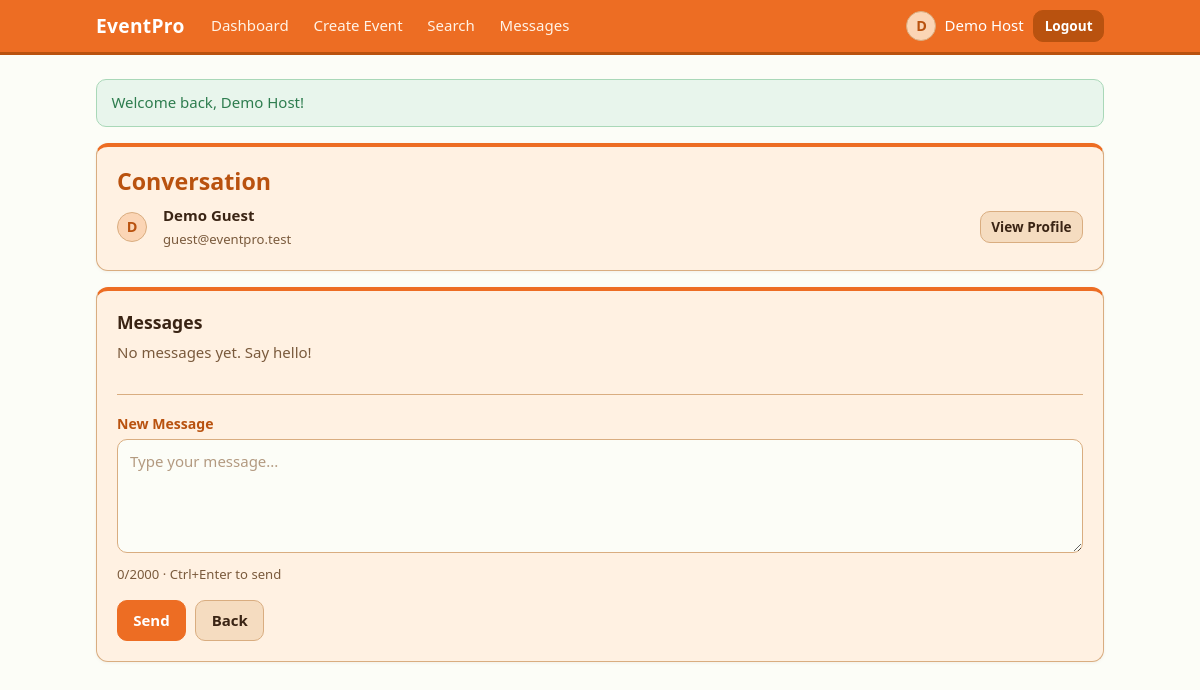
/conversation.php?user=2 (signed in), run on the app's committed database.
### tables this page shows
CREATE TABLE users (
    id              INT UNSIGNED NOT NULL AUTO_INCREMENT,
    full_name       VARCHAR(100)  NOT NULL,
    email           VARCHAR(150)  NOT NULL,
    password_hash   VARCHAR(255)  NOT NULL,
    profile_picture VARCHAR(60)   DEFAULT NULL,
    created_at      TIMESTAMP     NOT NULL DEFAULT CURRENT_TIMESTAMP,
    PRIMARY KEY (id),
    UNIQUE KEY uq_users_email (email)
);

### db.php (called while the page is built, shortened)
--><?php
function db(): PDO
{
    static $pdo = null;
    if ($pdo === null) {
        $dsn = 'mysql:host=' . DB_HOST . ';dbname=' . DB_NAME . ';charset=utf8mb4';
        try {
            $pdo = new PDO($dsn, DB_USER, DB_PASS, [
                PDO::ATTR_ERRMODE            => PDO::ERRMODE_EXCEPTION,
                PDO::ATTR_DEFAULT_FETCH_MODE => PDO::FETCH_ASSOC,
                PDO::ATTR_EMULATE_PREPARES   => false,
            ]);
            $pdo->exec("SET time_zone = '" . date('P') . "'");
        } catch (PDOException $ex) {
            error_log('DB connection failed: ' . $ex->getMessage());
            http_response_code(500);
            exit('Database connection failed. Check includes/config.php and make sure MySQL is running.');
        }
    }
    return $pdo;
}

### auth.php (called while the page is built, shortened)
<?php
require_once __DIR__ . '/db.php';
require_once __DIR__ . '/functions.php';
function is_logged_in(): bool
{
    return isset($_SESSION['user_id']);
}
function current_user(): ?array
{
    static $user = false;
    if ($user === false) {
        $user = null;
        if (is_logged_in()) {
            $st = db()->prepare('SELECT id, full_name, email, profile_picture, created_at FROM users WHERE id = ?');
            $st->execute([$_SESSION['user_id']]);
            $user = $st->fetch() ?: null;
        }
    }
    return $user;
}

### conversation.php (the view, shortened to what this page needs)
<?php
require_once __DIR__ . '/includes/auth.php';
$me = (int) $_SESSION['user_id'];
$otherId = filter_var($_GET['user'] ?? null, FILTER_VALIDATE_INT);
$st = db()->prepare('SELECT id, full_name, email, profile_picture FROM users WHERE id = ?');
$st->execute([$otherId]);
$other = $st->fetch();
$st = db()->prepare(
    'SELECT * FROM (
        SELECT id, sender_id, body, created_at
          FROM messages
         WHERE (sender_id = ? AND receiver_id = ?) OR (sender_id = ? AND receiver_id = ?)
         ORDER BY id DESC
         LIMIT 200
     ) recent
     ORDER BY id ASC'
);
$st->execute([$me, $otherId, $otherId, $me]);
$messages = $st->fetchAll();
$myName = current_user()['full_name'];
require __DIR__ . '/includes/header.php';
?>
<section class="card">
    <h1>Conversation</h1>
    <div class="profile-head">
        <?= avatar_html($other, 'avatar avatar-sm') ?>
        <div class="grow">
            <strong><?= e($other['full_name']) ?></strong><br>
            <small class="muted"><?= e($other['email']) ?></small>
        </div>
        <a class="btn btn-sm" href="user_view.php?id=<?= (int) $other['id'] ?>">View Profile</a>
    </div>
</section>
<section class="card">
    <h2>Messages</h2>
    <div class="chat" id="chat" aria-live="polite">
        <?php if (!$messages): ?>
            <p class="muted">No messages yet. Say hello!</p>
        <?php endif; ?>
    </div>
    <hr>
    <form method="post" action="conversation.php?user=<?= (int) $otherId ?>" data-validate novalidate>
        <div class="form-group">
            <label for="body">New Message</label>
            <textarea id="body" name="body" rows="4" maxlength="2000" required
                      data-rules="required,max:2000" data-counter="#body-count"
                      placeholder="Type your message..."></textarea>
            <small class="hint"><span id="body-count">0</span>/2000 &middot; Ctrl+Enter to send</small>
        </div>
        <div class="btn-row">
            <button type="submit" class="btn btn-primary">Send</button>
            <a class="btn" href="messages.php">Back</a>
        </div>
    </form>
</section>
<?php require __DIR__ . '/includes/footer.php'; ?>

### header.php (shortened to what this page needs)
<?php
$navUser = current_user();
$currentPage = basename($_SERVER['SCRIPT_NAME']);
function nav_link(string $file, string $label, string $current, string $extra = ''): void
{
    $active = ($file === $current) ? ' aria-current="page" class="active"' : '';
    echo '<a href="' . e($file) . '"' . $active . '>' . e($label) . $extra . '</a>';
}
?>
<!DOCTYPE html>
<html lang="en">
<head>
    <link rel="stylesheet" href="css/style.css">
</head>
<body>
<header class="topbar">
    <div class="topbar-inner">
        <a class="brand" href="index.php"><?= e(APP_NAME) ?></a>
        <?php if ($navUser): ?>
            <nav class="main-nav" aria-label="Main">
                <?php
                nav_link('dashboard.php', 'Dashboard', $currentPage);
                ?>
            </nav>
            <div class="nav-user">
                <a class="nav-profile" href="profile.php">
                    <?= avatar_html($navUser, 'avatar avatar-sm') ?>
                    <span><?= e($navUser['full_name']) ?></span>
                </a>
                <form method="post" action="logout.php">
                    <button type="submit" class="btn btn-danger btn-sm">Logout</button>
                </form>
            </div>
        <?php endif; ?>
    </div>
</header>
<main class="container">
<?php foreach (get_flashes() as $f): ?>
    <div class="alert alert-<?= e($f['type']) ?>" role="status"><?= e($f['msg']) ?></div>
<?php endforeach; ?>

### functions.php (shortened to what this page needs)
<?php
function e($value): string
{
    return htmlspecialchars((string) $value, ENT_QUOTES | ENT_SUBSTITUTE, 'UTF-8');
}
function get_flashes(): array
{
    $messages = $_SESSION['flash'] ?? [];
    return $messages;
}
function is_valid_image_name(?string $name): bool
{
    return $name !== null && preg_match('/^[a-f0-9]{32}\.(jpg|png|webp)$/', $name) === 1;
}
function avatar_url(array $user): ?string
{
    return is_valid_image_name($user['profile_picture'] ?? null) ? UPLOAD_URL . $user['profile_picture'] : null;
}
function avatar_html(array $user, string $class = 'avatar'): string
{
    $url = avatar_url($user);
    $initial = mb_strtoupper(mb_substr($user['full_name'] ?? '?', 0, 1));
    return '<span class="' . e($class) . ' avatar-fallback" aria-hidden="true">' . e($initial) . '</span>';
}

### style.css (style rules this page uses)
:root { --bg: #fcfdf7; --bg-nav: #ed6d23; --card: #fff1e2; --card-alt: #f5dcc0; --field: #fcfdf7; --border: #d9ad80; --text: #3a2414; --muted: #7a5a3c; --accent: #ed6d23; --accent-dark: #b9520f; --accent-bg: #fbd5b5; --danger: #b3261e; --danger-bg: #fdecea; --success: #2e7d4f; --success-bg: #e8f5ec; --radius: 12px; --font: "Segoe UI", system-ui, -apple-system, Roboto, "Helvetica Neue", Arial, sans-serif; }
*, *::before, *::after { box-sizing: border-box; }
html { -webkit-text-size-adjust: 100%; }
body { margin: 0; min-height: 100vh; display: flex; flex-direction: column; background: var(--bg); color: var(--text); font-family: var(--font); font-size: 15px; line-height: 1.55; }
h1, h2 { margin: 0 0 .5rem; line-height: 1.25; }
h1 { font-size: 1.45rem; color: var(--accent-dark); }
h2 { font-size: 1.1rem; }
p { margin: 0 0 .75rem; }
a { color: var(--accent-dark); }
hr { border: 0; border-top: 1px solid var(--border); margin: 1.1rem 0; }
small { font-size: .82rem; }
.container { flex: 1; width: 100%; max-width: 1040px; margin: 0 auto; padding: 1.5rem 1rem 2.5rem; }
.topbar { background: var(--bg-nav); border-bottom: 3px solid var(--accent-dark); }
.topbar-inner { max-width: 1040px; margin: 0 auto; padding: .6rem 1rem; display: flex; align-items: center; gap: 1rem; flex-wrap: wrap; }
.brand { font-weight: 800; font-size: 1.2rem; color: #ffffff; text-decoration: none; letter-spacing: .3px; }
.main-nav { display: flex; gap: .25rem; flex: 1; flex-wrap: wrap; }
.main-nav a { color: #fff3e6; text-decoration: none; padding: .3rem .65rem; border-radius: 8px; }
.nav-user { margin-left: auto; display: flex; align-items: center; gap: .6rem; }
.nav-user form { margin: 0; }
.nav-profile { display: flex; align-items: center; gap: .5rem; color: #ffffff; text-decoration: none; }
.card { background: var(--card); border: 1px solid var(--border); border-top: 4px solid var(--accent); border-radius: var(--radius); padding: 1.25rem; margin-bottom: 1rem; box-shadow: 0 1px 3px rgba(122, 90, 60, .08); }
.avatar { width: 40px; height: 40px; border-radius: 50%; object-fit: cover; flex-shrink: 0; }
.avatar-sm { width: 30px; height: 30px; }
.avatar-fallback { display: inline-flex; align-items: center; justify-content: center; background: var(--accent-bg); color: var(--accent-dark); border: 1px solid var(--border); font-weight: 700; font-size: .9rem; }
.profile-head { display: flex; align-items: center; gap: 1rem; flex-wrap: wrap; }
.alert { padding: .7rem .9rem; border-radius: 10px; margin-bottom: 1rem; border: 1px solid; }
.alert-success { color: var(--success); background: var(--success-bg); border-color: #a9d8b8; }
.form-group { margin-bottom: 1rem; }
label { display: block; margin-bottom: .3rem; color: var(--accent-dark); font-size: .88rem; font-weight: 600; }
input[type="text"], input[type="email"], input[type="password"], input[type="search"], input[type="datetime-local"], input[type="file"], select, textarea { width: 100%; padding: .6rem .75rem; color: var(--text); background: var(--field); border: 1px solid var(--border); border-radius: 10px; font: inherit; }
textarea { resize: vertical; min-height: 96px; }
input::placeholder, textarea::placeholder { color: #b39a80; }
.hint { display: block; color: var(--muted); margin-top: .25rem; }
.btn { display: inline-block; padding: .5rem .95rem; color: var(--text); background: var(--card-alt); border: 1px solid var(--border); border-radius: 10px; font: inherit; font-weight: 600; text-decoration: none; cursor: pointer; }
.btn-primary { color: #ffffff; background: var(--accent); border-color: var(--accent); }
.btn-danger { color: var(--danger); background: var(--danger-bg); border-color: #f0b3ae; }
.btn-sm { padding: .3rem .65rem; font-size: .85rem; }
.topbar .btn { color: #ffffff; background: rgba(255, 255, 255, .18); border-color: rgba(255, 255, 255, .6); }
.topbar .btn-danger { background: var(--accent-dark); border-color: var(--accent-dark); }
.btn-row { display: flex; gap: .6rem; flex-wrap: wrap; align-items: center; }
.chat { display: flex; flex-direction: column; gap: .6rem; max-height: 420px; overflow-y: auto; padding-right: .25rem; }
.muted { color: var(--muted); }
.grow { flex: 1; min-width: 0; }

### data on the page
users: full_name "D", full_name "Demo Host"
users: full_name "D", full_name "Demo Guest", email "guest@eventpro.test"

### other printed values
APP_NAME "EventPro"
$label "Dashboard Create Event Search Messages"
$f['msg'] "Welcome back, Demo Host!"
